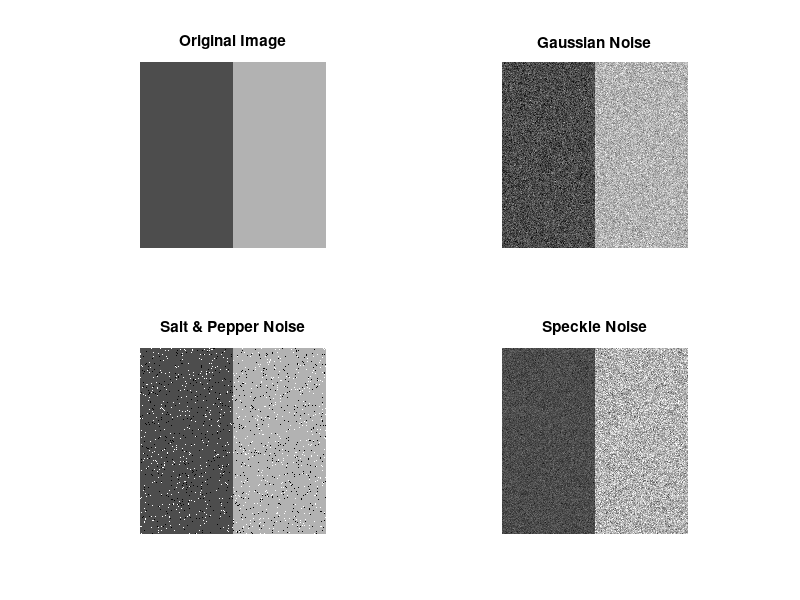
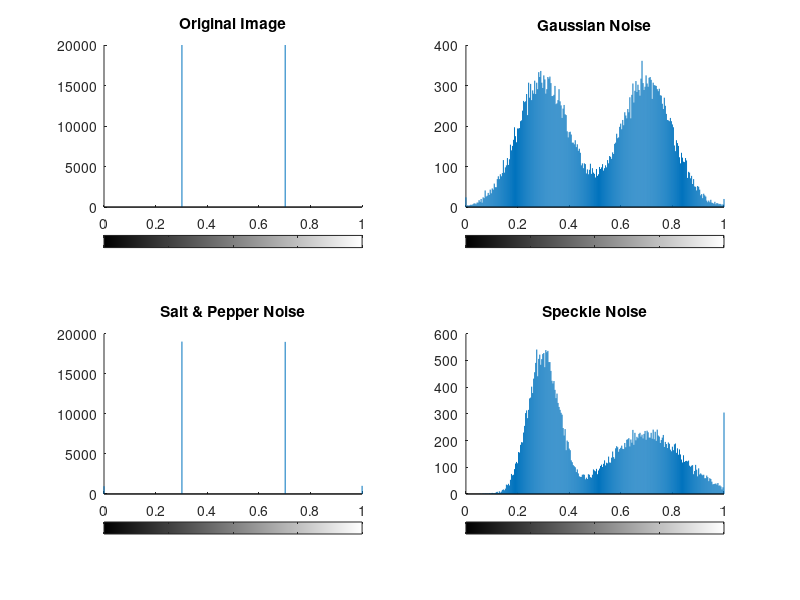

Write the MATLAB code that produced these figures, in order.
f = [0.3*ones(200,100) 0.7*ones(200,100)];

gaussian = imnoise(f, 'gaussian'); % default mean is 0 and variance is 0.01
salt = imnoise(f, 'salt & pepper'); % default noise density is 0.05
speckle = imnoise(f, 'speckle', 0.04);

figure
subplot(2,2,1), imshow(f), title('Original Image')
subplot(2,2,2), imshow(gaussian), title('Gaussian Noise')
subplot(2,2,3), imshow(salt), title('Salt & Pepper Noise')
subplot(2,2,4), imshow(speckle), title('Speckle Noise')

figure 
subplot(2,2,1), imhist(f), title('Original Image')
subplot(2,2,2), imhist(gaussian), title('Gaussian Noise')
subplot(2,2,3), imhist(salt), title('Salt & Pepper Noise')
subplot(2,2,4), imhist(speckle), title('Speckle Noise')    